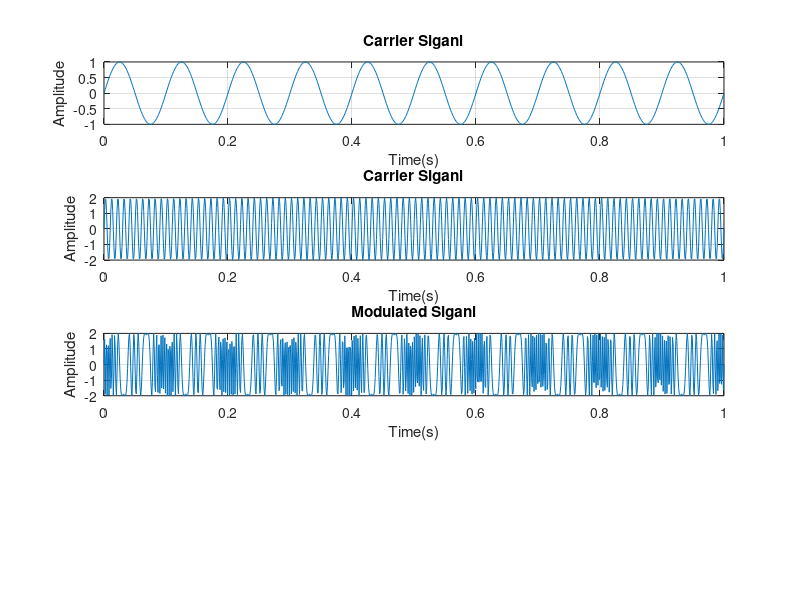
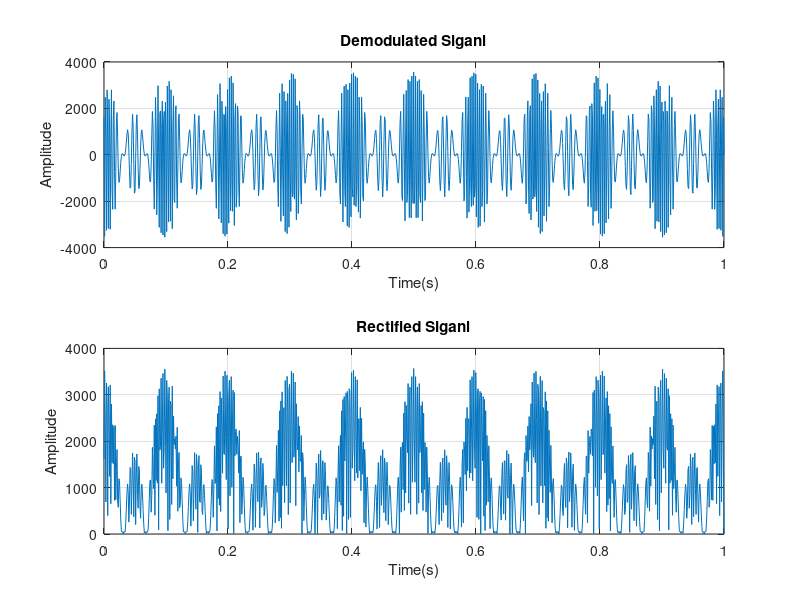
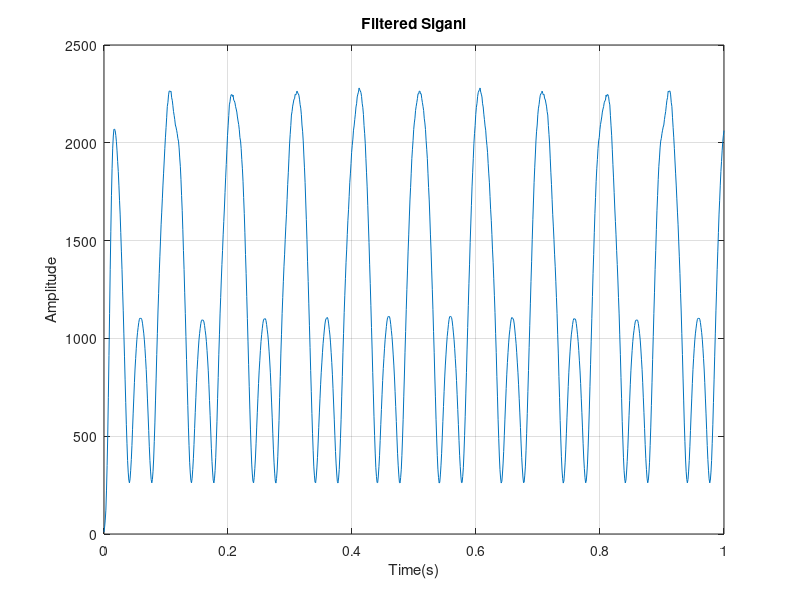

Write the MATLAB code that produced these figures, in order.
fs = 1000;
t = linspace(0 , 1 , 1000);

fm = 10;
am = 1;
message_signal = am * sin(2 * pi * fm .* t);

fc = 100;
ac = 2;
carrier_signal = ac * sin(2 * pi * fc .*t);

%frequency deviated constant
kf = 25;

%perform frequency modulation
modulated_signal = ac * sin(2 * pi * fc .* t + kf * message_signal);

%% plotting
figure;
subplot(4 , 1 ,1);
plot(t , message_signal);
title('Carrier Siganl');
xlabel('Time(s)');
ylabel('Amplitude');
grid on;
%

subplot(4 , 1 ,2);
plot(t , carrier_signal);
title('Carrier Siganl');
xlabel('Time(s)');
ylabel('Amplitude');
grid on;
%

subplot(4 , 1 ,3);
plot(t , modulated_signal);
title('Modulated Siganl');
xlabel('Time(s)');
ylabel('Amplitude');
grid on;
%

demodulated_signal = [diff(modulated_signal) 0] * fs;
rectified_signal = abs(demodulated_signal);

figure;

subplot(2 , 1, 1);
plot(t , demodulated_signal);
title('Demodulated Siganl');
xlabel('Time(s)');
ylabel('Amplitude');
grid on;

%
subplot(2 , 1, 2);
plot(t , rectified_signal);
title('Rectified Siganl');
xlabel('Time(s)');
ylabel('Amplitude');
grid on;
%

%% filtering
%low pass signal parameter 
cutoff_freq = 20 ;%hz
%FIR filter design using window method
numtaps = 20; %number of taps in the FIR filter, a simple choice 
normalized_cutoff_freq = cutoff_freq / (fs/ 2);
fir_coeff = fir1(numtaps - 1, normalized_cutoff_freq, 'low');
filtered_signal = filter(fir_coeff , 1 , rectified_signal);

figure;
%subplot(2 , 1 ,2);
plot(t , filtered_signal);
title('Filtered Siganl');
xlabel('Time(s)');
ylabel('Amplitude');
grid on;
%





























